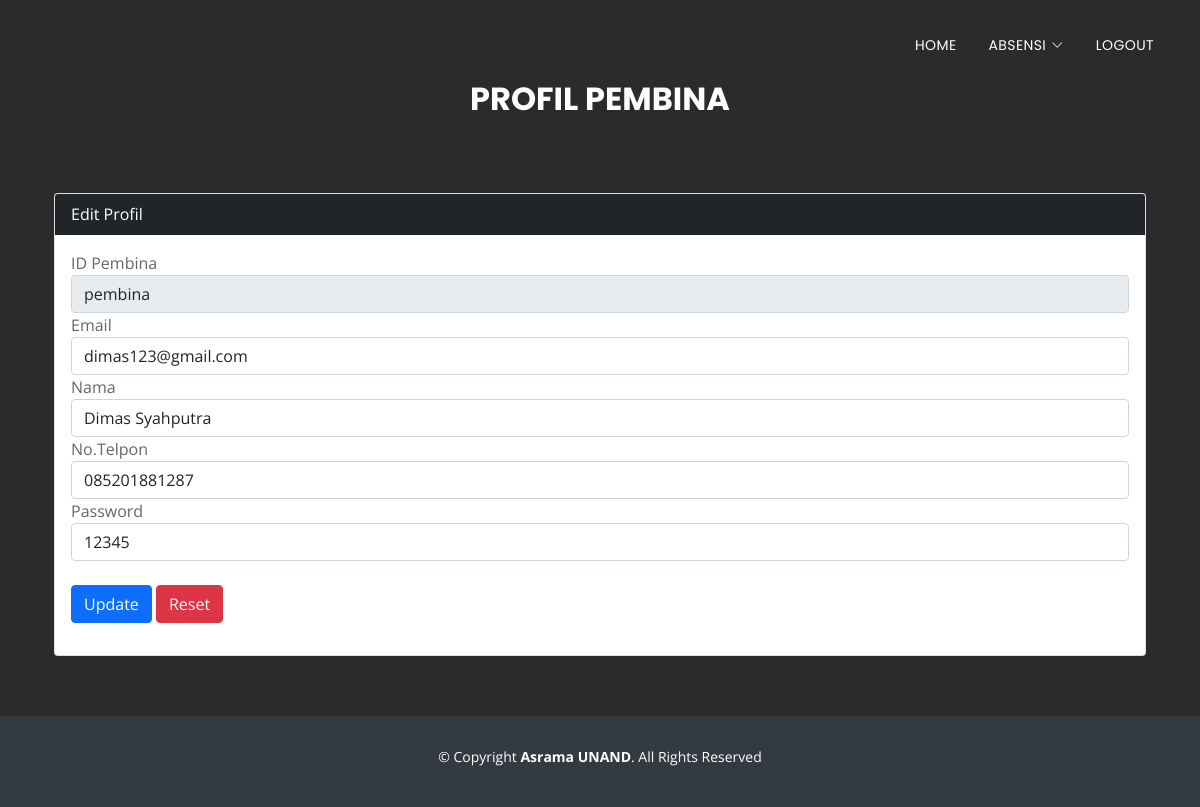
/profilpembina.php (signed in), run on an earlier commit of the app's database.
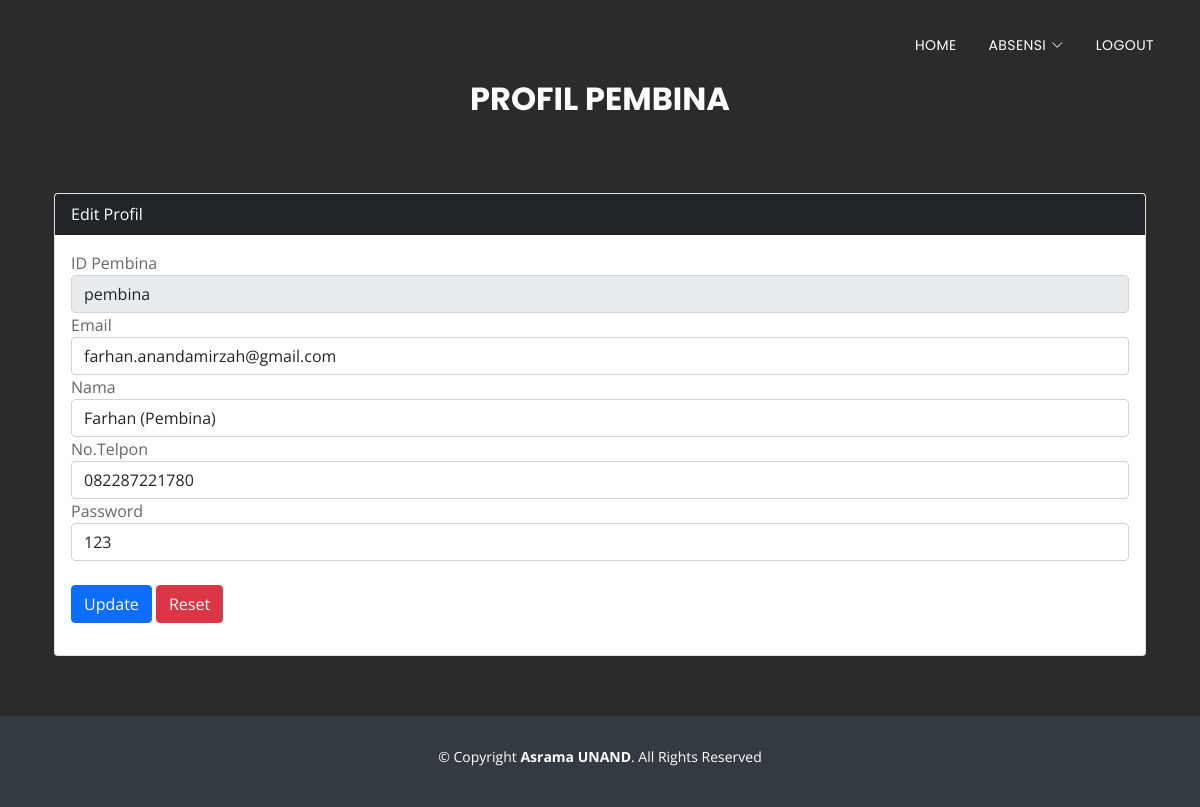
And on a later commit of the database.
### tables this page shows
CREATE TABLE `pembina` (
  `idpembina` varchar(25) NOT NULL,
  `email` varchar(50) NOT NULL,
  `nama` varchar(50) NOT NULL,
  `notelpon` varchar(15) NOT NULL,
  `password` varchar(25) NOT NULL
);

### profilpembina.php (the view, shortened to what this page needs)
<?php
  include('koneksi.php');
  $idpembina = $_SESSION['idpembina'];
  $result = mysqli_query($mysqli, 'SELECT * FROM pembina WHERE idpembina="'.$idpembina.'"');
  $data = $result->fetch_assoc();
?>
<head>
  <link href="assets/vendor/aos/aos.css" rel="stylesheet">
  <link href="assets/vendor/bootstrap/css/bootstrap.min.css" rel="stylesheet">
  <link href="assets/vendor/bootstrap-icons/bootstrap-icons.css" rel="stylesheet">
  <link href="assets/vendor/boxicons/css/boxicons.min.css" rel="stylesheet">
  <link href="assets/vendor/glightbox/css/glightbox.min.css" rel="stylesheet">
  <link href="assets/vendor/swiper/swiper-bundle.min.css" rel="stylesheet">
  <link href="assets/css/style.css" rel="stylesheet">
</head>
<body>
  <header id="header" class="fixed-top d-flex align-items-center header-transparent">
    <div class="container d-flex justify-content-between align-items-center">
      <nav id="navbar" class="navbar">
        <ul>
          <li><a class="nav-link scrollto" href="homepembina.php">Home</a></li>
          <li class="dropdown"><a href="#"><span>Absensi</span> <i class="bi bi-chevron-down"></i></a>
          </li>
          <li><a class="nav-link scrollto" href="logout.php">Logout</a></li>
        </ul>
      </nav>
    </div>
  </header>
  <section id="services">
    <div class="section-header">
      <h3 class="section-title">Profil Pembina</h3>
      <p class="section-description"></p>
    </div>
    <div class="container px-3 px-lg-4">
      <div class="card mt-0">
      <div class="card-header bg-dark text-white">
        Edit Profil
      </div>
      <div class="card-body">
      <form method="post" action="profilpembina.php">
        <div class="form-group">
          <label>ID Pembina</label>
          <input readonly type="text" name="idpembina" class="form-control" value="<?php echo $data['idpembina']?>">
        </div>
        <div class="form-group">
          <label>Email</label>
          <input type="text" name="email" class="form-control" value="<?php echo $data['email']?>">
        </div>
        <div class="form-group">
          <label>Nama</label>
          <input type="text" name="nama" class="form-control" value="<?php echo $data['nama']?>">
        </div>
        <div class="form-group">
          <label>No.Telpon</label>
          <input type="text" name="notelpon" class="form-control" value="<?php echo $data['notelpon']?>">
        </div>
        <div class="form-group">
          <label>Password</label>
          <input type="text" name="password" class="form-control" value="<?php echo $data['password']?>">
        </div>
        <br>
        <button type="submit" class="btn btn-primary" name="submit">Update</button>
        <button type="reset" class="btn btn-danger" name="reset">Reset</button>
      </form>
      </div>
      </div>
    </div>
  </section>
  <footer id="footer">
    <div class="container">
      <div class="copyright">
        &copy; Copyright <strong>Asrama UNAND</strong>. All Rights Reserved
      </div>
      <div class="credits">
      </div>
    </div>
  </footer>
</body>
</html>

What changed in the data, as far as the page shows it:
changed pembina "pembina": email "dimas123@gmail.com" → "farhan.anandamirzah@gmail.com"; nama "Dimas Syahputra" → "Farhan (Pembina)"; notelpon "085201881287" → "082287221780"; password "12345" → "123"
